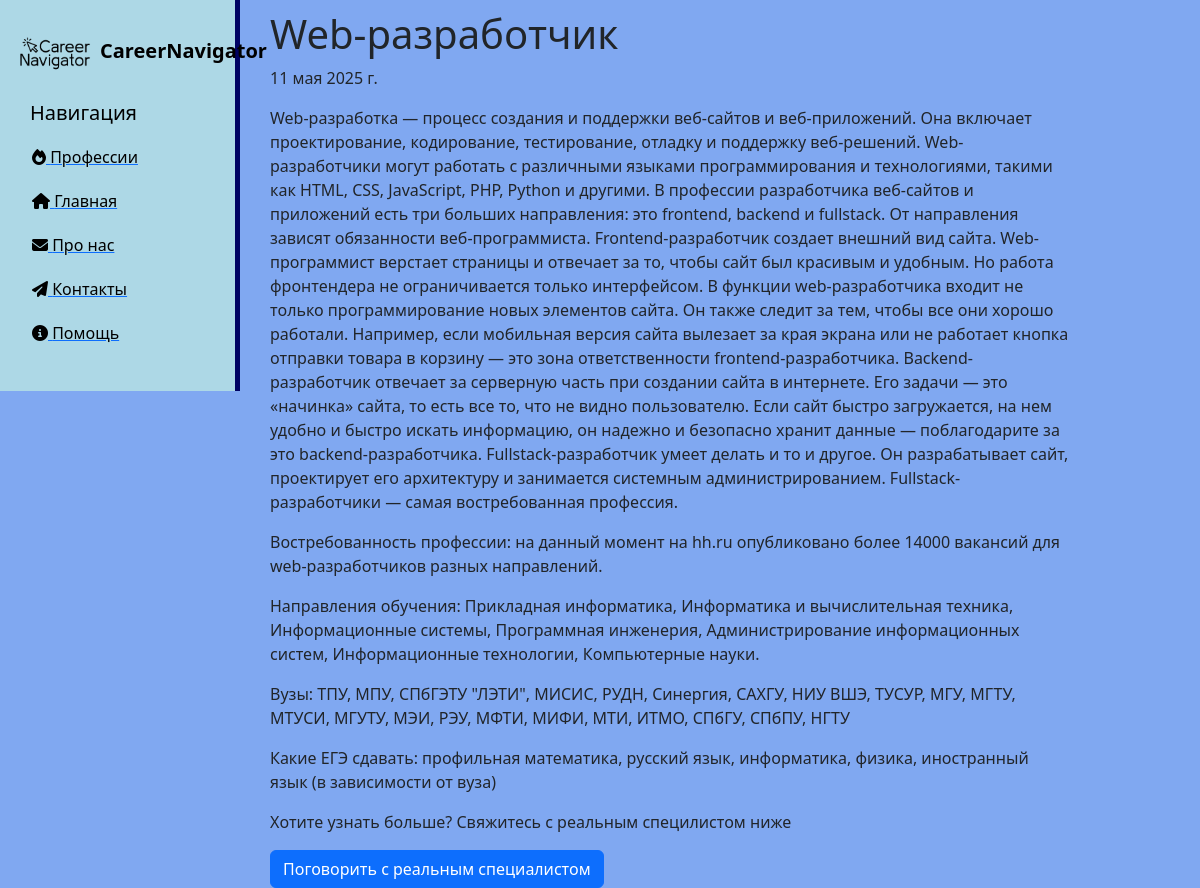
Page /professions/2 on the committed database.
### newapp/models.py (models this page shows, shortened)
class Professions(models.Model):
    title = models.CharField('Профессия', max_length=50, default='Профессия')
    anons = models.CharField('Анонс', max_length=200)
    full_text = models.TextField('Описание профессии')
    demand = models.TextField('Востребованность профессии')
    studying = models.TextField('Направления обучения')
    unis = models.TextField('Вузы')
    exams = models.TextField('Предметы ЕГЭ')
    date = models.DateField('Дата обновления')
    class Meta:
        verbose_name = 'Профессия'
        verbose_name_plural = 'Профессии'

### newapp/views.py (the view)
# urls.py: path('<int:pk>', views.NewappDetailView.as_view(), name='newapp-detail'),
class NewappDetailView(DetailView):
    model = Professions
    template_name = 'newapp/details_view.html'
    context_object_name = 'prof'

### newapp/templates/newapp/details_view.html (shortened to what this page needs)
{% extends 'main/layout.html' %}
{% block content %}
    <div class="features">
        <h1>{{ prof.title }}</h1>
        <p>{{ prof.date }}</p>
        <p>{{ prof.full_text }}</p>
        <p>{{ prof.demand }}</p>
        <p>{{ prof.studying }}</p>
        <p>{{ prof.unis }}</p>
        <p>{{ prof.exams }}</p>
        <p>Хотите узнать больше? Свяжитесь с реальным специлистом ниже</p>
        <a class="btn btn-primary">Поговорить с реальным специалистом</a>
    </div>
{% endblock %}

### main/static/main/css/main.css (style rules this page uses)
body { background: #80a8f1; }
main .features { float: left; margin-top: 10px; text-align: left; width: 75%; }
main .features h1 { font-size: 40px; margin-left: 30px }
main .features p { max-width: 800px; margin-left: 30px }
main .features a { margin-left: 30px }

### rows in the picture
Professions: title "Web-разработчик", date "11 мая 2025 г.", full_text "Web-разработка — процесс создания и поддержки веб-сайтов и веб-приложений. Она включает проектирование, кодирование, тестирование, отладку и поддержку веб-решений. Web-разработчики могут работать с различными языками программирования и технологиями, такими как HTML, CSS, JavaScript, PHP, Python и другими. В профессии разработчика веб-сайтов и приложений есть три больших направления: это frontend, backend и fullstack. От направления зависят обязанности веб-программиста. Frontend-разработчик создает внешний вид сайта. Web-программист верстает страницы и отвечает за то, чтобы сайт был красивым и удобным. Но работа фронтендера не ограничивается только интерфейсом. В функции web-разработчика…", demand "Востребованность профессии: на данный момент на hh.ru опубликовано более 14000 вакансий для web-разработчиков разных направлений.", studying "Направления обучения: Прикладная информатика, Информатика и вычислительная техника, Информационные системы, Программная инженерия, Администрирование информационных систем, Информационные технологии, Компьютерные науки.", unis "Вузы: ТПУ, МПУ, СПбГЭТУ \"ЛЭТИ\", МИСИС, РУДН, Синергия, САХГУ, НИУ ВШЭ, ТУСУР, МГУ, МГТУ, МТУСИ, МГУТУ, МЭИ, РЭУ, МФТИ, МИФИ, МТИ, ИТМО, СПбГУ, СПбПУ, НГТУ", exams "Какие ЕГЭ сдавать: профильная математика, русский язык, информатика, физика, иностранный язык (в зависимости от вуза)"
